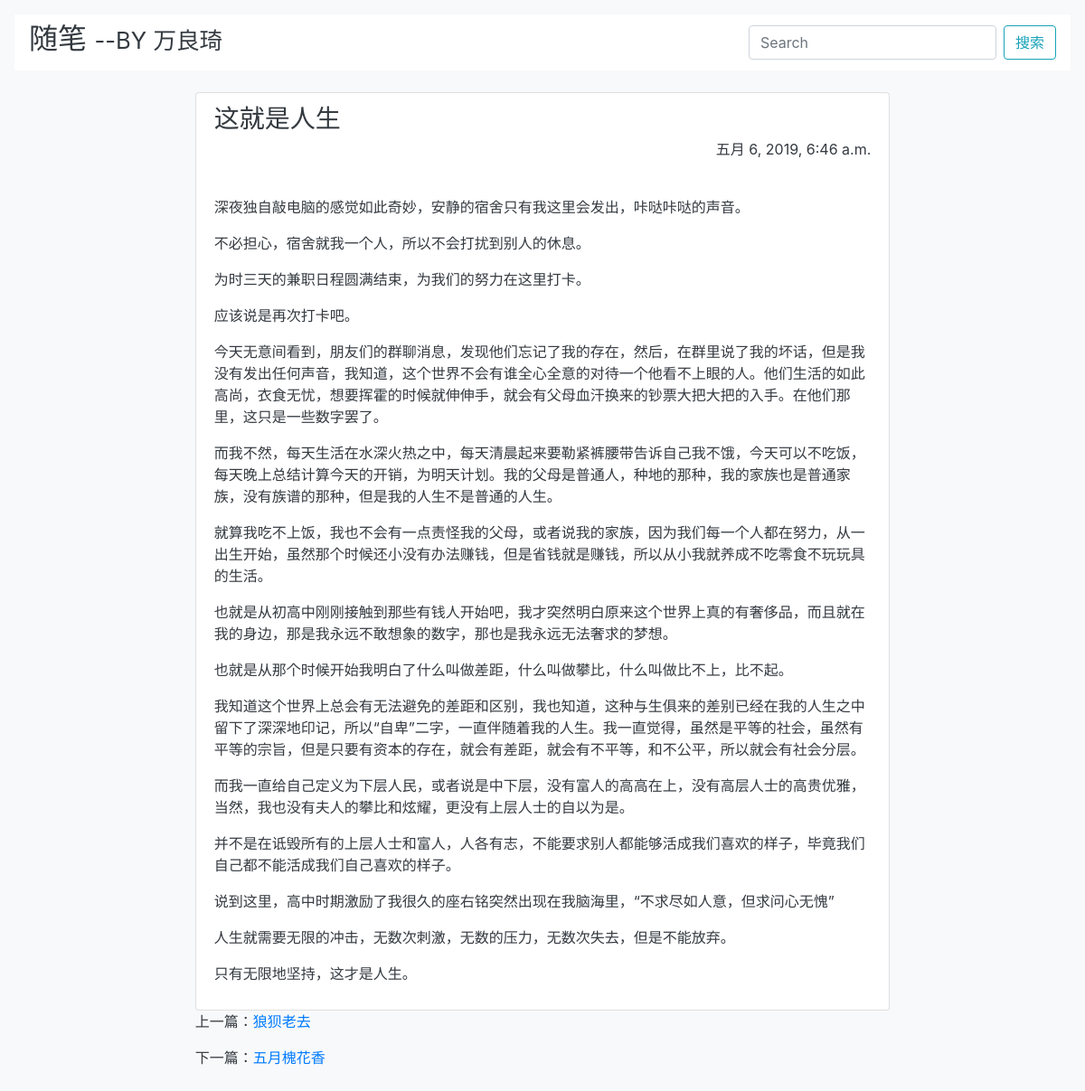
Screenshot of /blog/detail/4 with the database file from the repository.
### blog/models.py (models this page shows, shortened)
class Article(models.Model):
    article_id = models.AutoField(primary_key=True)
    title = models.CharField(max_length=64)
    brief_content = models.TextField()
    content = models.TextField()
    publish_date = models.DateTimeField(auto_now=True)

### blog/views.py (the view)
# urls.py: path('detail/<int:article_id>', blog.views.get_detail_page),
def get_detail_page(request, article_id):
    articles = Article.objects.all()
    article_contents = None
    previous_article = None
    next_article = None
    for index, article in enumerate(articles):
        if index == 0:
            previous_index = 0
            next_index = index + 1
        elif index == len(articles) - 1:
            previous_index = index - 1
            next_index = index
        else:
            previous_index = index - 1
            next_index = index + 1
        if article.article_id == article_id:
            article_contents = article
            previous_article = articles[previous_index]
            next_article = articles[next_index]
            break
    content_list = article_contents.content.split('\n')
    title = article_contents.title
    publish_date = article_contents.publish_date
    return render(request, 'blog/detail.html',
                  {'title': title, 'content_list': content_list, 'previous_article': previous_article,
                   'next_article': next_article, 'publish_date': publish_date})

### blog/templates/blog/detail.html (shortened to what this page needs)
<!DOCTYPE html>
<html lang="en">
<head>
    <link rel="stylesheet" href="https://cdn.bootcss.com/bootstrap/4.0.0/css/bootstrap.min.css"
>
</head>
<body>
<div class="p-3 mb-2 bg-light text-dark">
    <nav class="navbar navbar-light" style="background-color: #FFFFFF;">
        <h2>随笔
            <small>--BY 万良琦</small>
        </h2>
        <form class="form-inline" action="/blog/search_title" method="get">
            <input class="form-control mr-sm-2" type="text" placeholder="Search" aria-label="Search" name="title">
            <button class="btn btn-outline-info my-2 my-sm-0" type="submit">搜索</button>
        </form>
    </nav>
    <br/>
    <div class="row">
        <div class="col-md-8 offset-md-2">
            <ul class="list-group">
                <li class="list-group-item">
                    <h3 class="mb-1">{{ title }}</h3>
                    <p class="text-right">{{ publish_date }}</p>
                    <br/>
                    {% for content in content_list %}
                        <p class="text-justif">{{ content }}</p>
                    {% endfor %}
                </li>
            </ul>
            <p>上一篇：<a href="/blog/detail/{{ previous_article.article_id }}">{{ previous_article.title }}</a></p>
            <p>下一篇：<a href="/blog/detail/{{ next_article.article_id }}">{{ next_article.title }}</a></p>
        </div>
    </div>
</div>
</body>
</html>

### rows the page displays
Article: title "这就是人生", publish_date "五月 6, 2019, 6:46 a.m."
Article: title "狼狈老去"
Article: title "五月槐花香"

### other values shown
{{ content }} "深夜独自敲电脑的感觉如此奇妙，安静的宿舍只有我这里会发出，咔哒咔哒的声音。" "不必担心，宿舍就我一个人，所以不会打扰到别人的休息。" "为时三天的兼职日程圆满结束，为我们的努力在这里打卡。" "应该说是再次打卡吧。" "今天无意间看到，朋友们的群聊消息，发现他们忘记了我的存在，然后，在群里说了我的坏话，但是我没有发出任何声音，我知道，这个世界不会有谁全心全意的对待一个他看不上眼的人。他们生活的如此高尚，衣食无忧，想要挥霍的时候就伸伸手，就会有父母血汗换来的钞票大把大把的入手。在他们那里，这只是一些数字罢了。" "而我不然，每天生活在水深火热之中，每天清晨起来要勒紧裤腰带告诉自己我不饿，今天可以不吃饭，每天晚上总结计算今天的开销，为明天计划。我的父母是普通人，种地的那种，我的家族也是普通家族，没有族谱的那种，但是我的人生不是普通的人生。" "就算我吃不上饭，我也不会有一点责怪我的父母，或者说我的家族，因为我们每一个人都在努力，从一出生开始，虽然那个时候还小没有办法赚钱，但是省钱就是赚钱，所以从小我就养成不吃零食不玩玩具的生活。" "也就是从初高中刚刚接触到那些有钱人开始吧，我才突然明白原来这个世界上真的有奢侈品，而且就在我的身边，那是我永远不敢想象的数字，那也是我永远无法奢求的梦想。" "也就是从那个时候开始我明白了什么叫做差距，什么叫做攀比，什么叫做比不上，比不起。" "我知道这个世界上总会有无法避免的差距和区别，我也知道，这种与生俱来的差别已经在我的人生之中留下了深深地印记，所以“自卑”二字，一直伴随着我的人生。我一直觉得，虽然是平等的社会，虽然有平等的宗旨，但是只要有资本的存在，就会有差距，就会有不平等，和不公平，所以就会有社会分层。" "而我一直给自己定义为下层人民，或者说是中下层，没有富人的高高在上，没有高层人士的高贵优雅，当然，我也没有夫人的攀比和炫耀，更没有上层人士的自以为是。" "并不是在诋毁所有的上层人士和富人，人各有志，不能要求别人都能够活成我们喜欢的样子，毕竟我们自己都不能活成我们自己喜欢的样子。" "说到这里，高中时期激励了我很久的座右铭突然出现在我脑海里，“不求尽如人意，但求问心无愧”" "人生就需要无限的冲击，无数次刺激，无数的压力，无数次失去，但是不能放弃。" "只有无限地坚持，这才是人生。"
